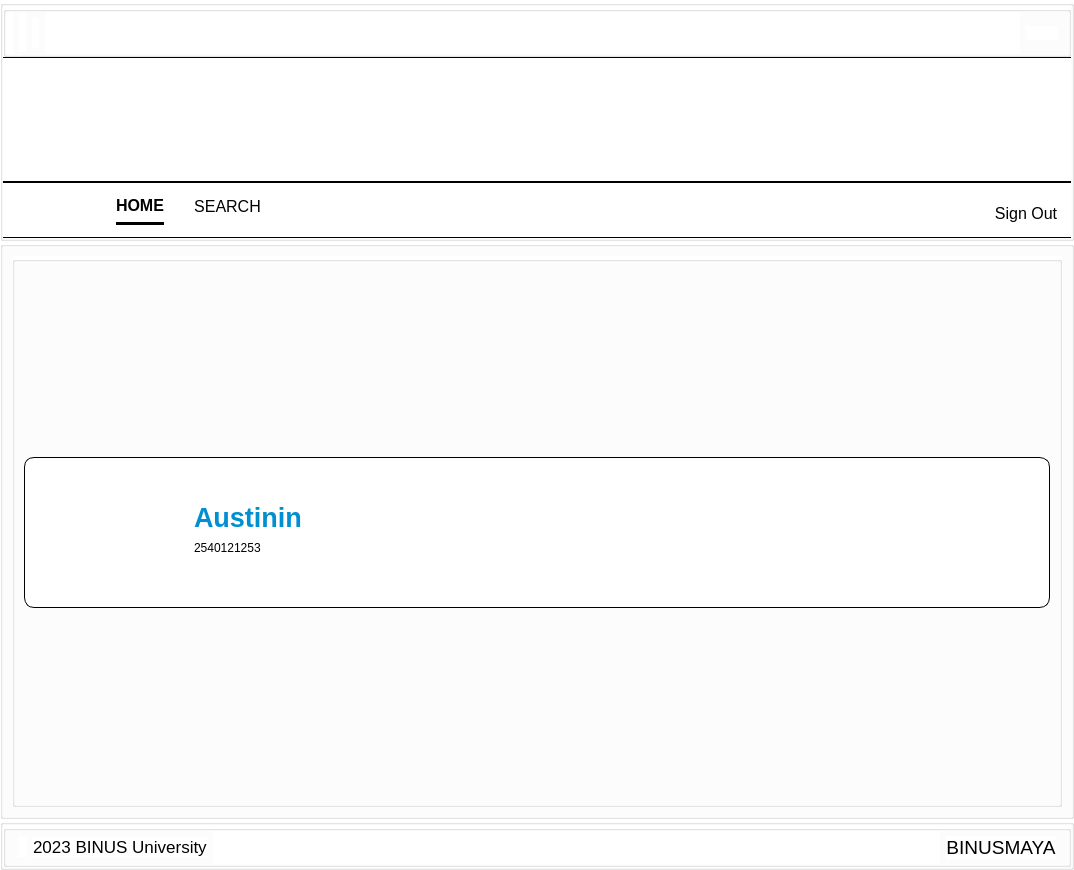
<?xml version="1.0" encoding="UTF-8"?>
<ui version="4.0">
 <class>MainWindow</class>
 <widget class="QMainWindow" name="MainWindow">
  <property name="geometry">
   <rect>
    <x>0</x>
    <y>0</y>
    <width>1074</width>
    <height>870</height>
   </rect>
  </property>
  <property name="sizePolicy">
   <sizepolicy hsizetype="Expanding" vsizetype="Expanding">
    <horstretch>0</horstretch>
    <verstretch>0</verstretch>
   </sizepolicy>
  </property>
  <property name="windowTitle">
   <string>MainWindow</string>
  </property>
  <widget class="QWidget" name="centralwidget">
   <property name="sizePolicy">
    <sizepolicy hsizetype="Expanding" vsizetype="Expanding">
     <horstretch>0</horstretch>
     <verstretch>0</verstretch>
    </sizepolicy>
   </property>
   <layout class="QVBoxLayout" name="verticalLayout">
    <property name="spacing">
     <number>0</number>
    </property>
    <property name="sizeConstraint">
     <enum>QLayout::SetDefaultConstraint</enum>
    </property>
    <property name="leftMargin">
     <number>0</number>
    </property>
    <property name="topMargin">
     <number>0</number>
    </property>
    <property name="rightMargin">
     <number>0</number>
    </property>
    <property name="bottomMargin">
     <number>0</number>
    </property>
    <item>
     <widget class="QGroupBox" name="header">
      <property name="sizePolicy">
       <sizepolicy hsizetype="Expanding" vsizetype="Preferred">
        <horstretch>0</horstretch>
        <verstretch>0</verstretch>
       </sizepolicy>
      </property>
      <property name="maximumSize">
       <size>
        <width>16777215</width>
        <height>241</height>
       </size>
      </property>
      <property name="styleSheet">
       <string notr="true">background-color:white;</string>
      </property>
      <property name="title">
       <string/>
      </property>
      <layout class="QVBoxLayout" name="verticalLayout_3">
       <property name="spacing">
        <number>0</number>
       </property>
       <property name="leftMargin">
        <number>0</number>
       </property>
       <property name="topMargin">
        <number>0</number>
       </property>
       <property name="rightMargin">
        <number>0</number>
       </property>
       <property name="bottomMargin">
        <number>0</number>
       </property>
       <item>
        <layout class="QVBoxLayout" name="headerVLayout">
         <property name="spacing">
          <number>0</number>
         </property>
         <item>
          <widget class="QGroupBox" name="heder1">
           <property name="sizePolicy">
            <sizepolicy hsizetype="Expanding" vsizetype="Preferred">
             <horstretch>0</horstretch>
             <verstretch>0</verstretch>
            </sizepolicy>
           </property>
           <property name="styleSheet">
            <string notr="true">*{
	background-color:white;
	border-bottom: 2px solid black;
}

#BinusLabel{
border:none;
}

#InternLabel{
border:none;
}

#MoreLabel{
border:none;
}

#Profilepng{
border:none;
}</string>
           </property>
           <property name="title">
            <string/>
           </property>
           <layout class="QHBoxLayout" name="horizontalLayout_4">
            <property name="leftMargin">
             <number>0</number>
            </property>
            <property name="topMargin">
             <number>0</number>
            </property>
            <property name="rightMargin">
             <number>10</number>
            </property>
            <property name="bottomMargin">
             <number>0</number>
            </property>
            <item>
             <layout class="QHBoxLayout" name="heder1HLayout">
              <item>
               <widget class="QLabel" name="MoreLabel">
                <property name="maximumSize">
                 <size>
                  <width>50</width>
                  <height>50</height>
                 </size>
                </property>
                <property name="text">
                 <string/>
                </property>
                <property name="pixmap">
                 <pixmap resource="test.qrc">:/logo/assets/aa.jpg</pixmap>
                </property>
                <property name="scaledContents">
                 <bool>true</bool>
                </property>
                <property name="margin">
                 <number>10</number>
                </property>
               </widget>
              </item>
              <item>
               <widget class="QLabel" name="BinusLabel">
                <property name="maximumSize">
                 <size>
                  <width>180</width>
                  <height>39</height>
                 </size>
                </property>
                <property name="baseSize">
                 <size>
                  <width>1</width>
                  <height>0</height>
                 </size>
                </property>
                <property name="text">
                 <string/>
                </property>
                <property name="pixmap">
                 <pixmap resource="test.qrc">:/logo/assets/binuslogo.jpg</pixmap>
                </property>
                <property name="scaledContents">
                 <bool>true</bool>
                </property>
               </widget>
              </item>
              <item>
               <widget class="QLabel" name="InternLabel">
                <property name="maximumSize">
                 <size>
                  <width>300</width>
                  <height>30</height>
                 </size>
                </property>
                <property name="text">
                 <string/>
                </property>
                <property name="pixmap">
                 <pixmap resource="test.qrc">:/logo/assets/intern.jpg</pixmap>
                </property>
                <property name="scaledContents">
                 <bool>true</bool>
                </property>
               </widget>
              </item>
             </layout>
            </item>
            <item>
             <widget class="QGroupBox" name="BlenkH1">
              <property name="sizePolicy">
               <sizepolicy hsizetype="Expanding" vsizetype="Expanding">
                <horstretch>0</horstretch>
                <verstretch>0</verstretch>
               </sizepolicy>
              </property>
              <property name="styleSheet">
               <string notr="true">border: none;</string>
              </property>
              <property name="title">
               <string/>
              </property>
             </widget>
            </item>
            <item>
             <widget class="QPushButton" name="ProfButton">
              <property name="sizePolicy">
               <sizepolicy hsizetype="Fixed" vsizetype="Fixed">
                <horstretch>0</horstretch>
                <verstretch>0</verstretch>
               </sizepolicy>
              </property>
              <property name="styleSheet">
               <string notr="true">border:none;</string>
              </property>
              <property name="text">
               <string/>
              </property>
              <property name="icon">
               <iconset resource="test.qrc">
                <normaloff>:/logo/assets/1A.jpg</normaloff>:/logo/assets/1A.jpg</iconset>
              </property>
              <property name="iconSize">
               <size>
                <width>45</width>
                <height>45</height>
               </size>
              </property>
             </widget>
            </item>
           </layout>
          </widget>
         </item>
         <item>
          <widget class="QGroupBox" name="heder2">
           <property name="sizePolicy">
            <sizepolicy hsizetype="Expanding" vsizetype="Preferred">
             <horstretch>0</horstretch>
             <verstretch>0</verstretch>
            </sizepolicy>
           </property>
           <property name="minimumSize">
            <size>
             <width>0</width>
             <height>125</height>
            </size>
           </property>
           <property name="styleSheet">
            <string notr="true">*{
	border-top: 0.5px solid black;
	border-bottom: 0.5px solid black;
}</string>
           </property>
           <property name="title">
            <string/>
           </property>
           <widget class="QLabel" name="BinusLogo">
            <property name="geometry">
             <rect>
              <x>40</x>
              <y>0</y>
              <width>181</width>
              <height>125</height>
             </rect>
            </property>
            <property name="text">
             <string/>
            </property>
            <property name="pixmap">
             <pixmap resource="test.qrc">:/logo/assets/login2.jpg</pixmap>
            </property>
            <property name="scaledContents">
             <bool>true</bool>
            </property>
           </widget>
          </widget>
         </item>
         <item>
          <widget class="QGroupBox" name="heder3">
           <property name="sizePolicy">
            <sizepolicy hsizetype="Expanding" vsizetype="Preferred">
             <horstretch>100</horstretch>
             <verstretch>0</verstretch>
            </sizepolicy>
           </property>
           <property name="maximumSize">
            <size>
             <width>16777215</width>
             <height>56</height>
            </size>
           </property>
           <property name="styleSheet">
            <string notr="true">*{
	border-top: 0.5px solid black;
	border-bottom: 0.5px solid black;
}</string>
           </property>
           <property name="title">
            <string/>
           </property>
           <property name="alignment">
            <set>Qt::AlignRight|Qt::AlignTrailing|Qt::AlignVCenter</set>
           </property>
           <layout class="QHBoxLayout" name="horizontalLayout_2">
            <item>
             <widget class="QGroupBox" name="BLenk">
              <property name="sizePolicy">
               <sizepolicy hsizetype="Minimum" vsizetype="Expanding">
                <horstretch>0</horstretch>
                <verstretch>0</verstretch>
               </sizepolicy>
              </property>
              <property name="styleSheet">
               <string notr="true">border:none;</string>
              </property>
              <layout class="QHBoxLayout" name="horizontalLayout" stretch="0,0,0">
               <property name="sizeConstraint">
                <enum>QLayout::SetMaximumSize</enum>
               </property>
               <property name="leftMargin">
                <number>0</number>
               </property>
               <property name="topMargin">
                <number>0</number>
               </property>
               <property name="rightMargin">
                <number>0</number>
               </property>
               <property name="bottomMargin">
                <number>0</number>
               </property>
               <item>
                <widget class="QGroupBox" name="heder3HLayout">
                 <property name="styleSheet">
                  <string notr="true">border:none;
border-color: white;</string>
                 </property>
                 <property name="title">
                  <string/>
                 </property>
                 <property name="alignment">
                  <set>Qt::AlignCenter</set>
                 </property>
                 <layout class="QHBoxLayout" name="horizontalLayout_3">
                  <property name="spacing">
                   <number>30</number>
                  </property>
                  <property name="leftMargin">
                   <number>100</number>
                  </property>
                  <property name="topMargin">
                   <number>0</number>
                  </property>
                  <property name="rightMargin">
                   <number>0</number>
                  </property>
                  <property name="bottomMargin">
                   <number>0</number>
                  </property>
                  <item>
                   <widget class="QPushButton" name="HomeButton">
                    <property name="sizePolicy">
                     <sizepolicy hsizetype="Fixed" vsizetype="Preferred">
                      <horstretch>0</horstretch>
                      <verstretch>0</verstretch>
                     </sizepolicy>
                    </property>
                    <property name="font">
                     <font>
                      <pointsize>12</pointsize>
                      <weight>75</weight>
                      <bold>true</bold>
                     </font>
                    </property>
                    <property name="styleSheet">
                     <string notr="true">border: none;
border-bottom: 3px solid black;
padding-bottom:10px;</string>
                    </property>
                    <property name="text">
                     <string>HOME</string>
                    </property>
                   </widget>
                  </item>
                  <item>
                   <widget class="QPushButton" name="SearchButton">
                    <property name="sizePolicy">
                     <sizepolicy hsizetype="Preferred" vsizetype="Fixed">
                      <horstretch>0</horstretch>
                      <verstretch>0</verstretch>
                     </sizepolicy>
                    </property>
                    <property name="font">
                     <font>
                      <pointsize>12</pointsize>
                      <weight>50</weight>
                      <bold>false</bold>
                      <underline>false</underline>
                     </font>
                    </property>
                    <property name="styleSheet">
                     <string notr="true">border: none;

padding-bottom:10px;</string>
                    </property>
                    <property name="text">
                     <string>SEARCH</string>
                    </property>
                   </widget>
                  </item>
                 </layout>
                </widget>
               </item>
               <item>
                <widget class="QGroupBox" name="BlankH3">
                 <property name="sizePolicy">
                  <sizepolicy hsizetype="Expanding" vsizetype="Preferred">
                   <horstretch>0</horstretch>
                   <verstretch>0</verstretch>
                  </sizepolicy>
                 </property>
                 <property name="minimumSize">
                  <size>
                   <width>0</width>
                   <height>0</height>
                  </size>
                 </property>
                 <property name="maximumSize">
                  <size>
                   <width>16777215</width>
                   <height>30</height>
                  </size>
                 </property>
                 <property name="styleSheet">
                  <string notr="true">border:none;</string>
                 </property>
                 <property name="title">
                  <string/>
                 </property>
                </widget>
               </item>
               <item>
                <widget class="QPushButton" name="SignOutButton">
                 <property name="sizePolicy">
                  <sizepolicy hsizetype="Preferred" vsizetype="Minimum">
                   <horstretch>0</horstretch>
                   <verstretch>0</verstretch>
                  </sizepolicy>
                 </property>
                 <property name="minimumSize">
                  <size>
                   <width>0</width>
                   <height>30</height>
                  </size>
                 </property>
                 <property name="font">
                  <font>
                   <pointsize>12</pointsize>
                  </font>
                 </property>
                 <property name="layoutDirection">
                  <enum>Qt::RightToLeft</enum>
                 </property>
                 <property name="styleSheet">
                  <string notr="true">border:none;</string>
                 </property>
                 <property name="text">
                  <string>Sign Out</string>
                 </property>
                 <property name="icon">
                  <iconset resource="test.qrc">
                   <normaloff>:/logo/assets/log-out.svg</normaloff>:/logo/assets/log-out.svg</iconset>
                 </property>
                 <property name="iconSize">
                  <size>
                   <width>30</width>
                   <height>30</height>
                  </size>
                 </property>
                 <property name="checkable">
                  <bool>false</bool>
                 </property>
                 <property name="checked">
                  <bool>false</bool>
                 </property>
                </widget>
               </item>
              </layout>
             </widget>
            </item>
           </layout>
          </widget>
         </item>
        </layout>
       </item>
      </layout>
     </widget>
    </item>
    <item>
     <widget class="QGroupBox" name="content">
      <property name="sizePolicy">
       <sizepolicy hsizetype="Expanding" vsizetype="Preferred">
        <horstretch>0</horstretch>
        <verstretch>0</verstretch>
       </sizepolicy>
      </property>
      <property name="minimumSize">
       <size>
        <width>0</width>
        <height>0</height>
       </size>
      </property>
      <property name="autoFillBackground">
       <bool>false</bool>
      </property>
      <property name="styleSheet">
       <string notr="true">background-color:white;
</string>
      </property>
      <property name="title">
       <string/>
      </property>
      <layout class="QHBoxLayout" name="horizontalLayout_8">
       <item>
        <widget class="QGroupBox" name="groupBox">
         <property name="sizePolicy">
          <sizepolicy hsizetype="Expanding" vsizetype="Preferred">
           <horstretch>0</horstretch>
           <verstretch>0</verstretch>
          </sizepolicy>
         </property>
         <property name="title">
          <string/>
         </property>
         <layout class="QHBoxLayout" name="horizontalLayout_7">
          <item>
           <widget class="QGroupBox" name="mid">
            <property name="sizePolicy">
             <sizepolicy hsizetype="MinimumExpanding" vsizetype="Fixed">
              <horstretch>0</horstretch>
              <verstretch>0</verstretch>
             </sizepolicy>
            </property>
            <property name="minimumSize">
             <size>
              <width>800</width>
              <height>151</height>
             </size>
            </property>
            <property name="maximumSize">
             <size>
              <width>2000</width>
              <height>151</height>
             </size>
            </property>
            <property name="styleSheet">
             <string notr="true">background-color: white;
border-width:1px;
color:black;
border-radius: 10px;
border-color: black;
border-style: solid;
</string>
            </property>
            <property name="title">
             <string/>
            </property>
            <widget class="QLabel" name="user_2">
             <property name="geometry">
              <rect>
               <x>20</x>
               <y>10</y>
               <width>131</width>
               <height>131</height>
              </rect>
             </property>
             <property name="font">
              <font>
               <kerning>true</kerning>
              </font>
             </property>
             <property name="cursor">
              <cursorShape>ArrowCursor</cursorShape>
             </property>
             <property name="styleSheet">
              <string notr="true">border-width:0px;
border-color: white;
</string>
             </property>
             <property name="frameShape">
              <enum>QFrame::NoFrame</enum>
             </property>
             <property name="lineWidth">
              <number>0</number>
             </property>
             <property name="text">
              <string/>
             </property>
             <property name="pixmap">
              <pixmap resource="test.qrc">:/logo/assets/1A.jpg</pixmap>
             </property>
             <property name="scaledContents">
              <bool>true</bool>
             </property>
             <property name="margin">
              <number>6</number>
             </property>
            </widget>
            <widget class="QLabel" name="labelname">
             <property name="geometry">
              <rect>
               <x>170</x>
               <y>40</y>
               <width>181</width>
               <height>41</height>
              </rect>
             </property>
             <property name="font">
              <font>
               <pointsize>20</pointsize>
               <weight>75</weight>
               <bold>true</bold>
              </font>
             </property>
             <property name="styleSheet">
              <string notr="true">border:none;
color: rgb(0, 143, 209)</string>
             </property>
             <property name="text">
              <string>Austinin</string>
             </property>
            </widget>
            <widget class="QLabel" name="labelnim">
             <property name="geometry">
              <rect>
               <x>170</x>
               <y>70</y>
               <width>181</width>
               <height>41</height>
              </rect>
             </property>
             <property name="font">
              <font>
               <pointsize>9</pointsize>
              </font>
             </property>
             <property name="styleSheet">
              <string notr="true">border:none;</string>
             </property>
             <property name="text">
              <string>2540121253</string>
             </property>
            </widget>
            <zorder>user_2</zorder>
            <zorder>labelnim</zorder>
            <zorder>labelname</zorder>
           </widget>
          </item>
         </layout>
        </widget>
       </item>
      </layout>
     </widget>
    </item>
    <item>
     <widget class="QGroupBox" name="footer">
      <property name="sizePolicy">
       <sizepolicy hsizetype="Expanding" vsizetype="Preferred">
        <horstretch>0</horstretch>
        <verstretch>0</verstretch>
       </sizepolicy>
      </property>
      <property name="minimumSize">
       <size>
        <width>0</width>
        <height>0</height>
       </size>
      </property>
      <property name="maximumSize">
       <size>
        <width>16777215</width>
        <height>51</height>
       </size>
      </property>
      <property name="styleSheet">
       <string notr="true">*{
background-color:white;
}</string>
      </property>
      <property name="title">
       <string/>
      </property>
      <layout class="QHBoxLayout" name="horizontalLayout_5">
       <property name="leftMargin">
        <number>0</number>
       </property>
       <property name="topMargin">
        <number>0</number>
       </property>
       <property name="rightMargin">
        <number>0</number>
       </property>
       <property name="bottomMargin">
        <number>0</number>
       </property>
       <item>
        <widget class="QGroupBox" name="isifuter">
         <property name="sizePolicy">
          <sizepolicy hsizetype="Expanding" vsizetype="Preferred">
           <horstretch>0</horstretch>
           <verstretch>0</verstretch>
          </sizepolicy>
         </property>
         <property name="title">
          <string/>
         </property>
         <layout class="QHBoxLayout" name="horizontalLayout_6">
          <property name="leftMargin">
           <number>12</number>
          </property>
          <property name="topMargin">
           <number>0</number>
          </property>
          <property name="rightMargin">
           <number>12</number>
          </property>
          <property name="bottomMargin">
           <number>0</number>
          </property>
          <item>
           <widget class="QLabel" name="copyrightLogo">
            <property name="sizePolicy">
             <sizepolicy hsizetype="Fixed" vsizetype="Fixed">
              <horstretch>0</horstretch>
              <verstretch>0</verstretch>
             </sizepolicy>
            </property>
            <property name="maximumSize">
             <size>
              <width>20</width>
              <height>20</height>
             </size>
            </property>
            <property name="font">
             <font>
              <pointsize>12</pointsize>
             </font>
            </property>
            <property name="text">
             <string/>
            </property>
            <property name="pixmap">
             <pixmap>:/logo/copyright.png</pixmap>
            </property>
            <property name="scaledContents">
             <bool>true</bool>
            </property>
           </widget>
          </item>
          <item>
           <widget class="QLabel" name="binusUniversity">
            <property name="sizePolicy">
             <sizepolicy hsizetype="Fixed" vsizetype="Fixed">
              <horstretch>0</horstretch>
              <verstretch>0</verstretch>
             </sizepolicy>
            </property>
            <property name="font">
             <font>
              <pointsize>13</pointsize>
             </font>
            </property>
            <property name="text">
             <string>2023 BINUS University</string>
            </property>
           </widget>
          </item>
          <item>
           <widget class="QGroupBox" name="blankFuter">
            <property name="sizePolicy">
             <sizepolicy hsizetype="Expanding" vsizetype="Expanding">
              <horstretch>0</horstretch>
              <verstretch>0</verstretch>
             </sizepolicy>
            </property>
            <property name="styleSheet">
             <string notr="true">border:none;</string>
            </property>
            <property name="title">
             <string/>
            </property>
           </widget>
          </item>
          <item>
           <widget class="QLabel" name="binusMaya">
            <property name="sizePolicy">
             <sizepolicy hsizetype="Fixed" vsizetype="Fixed">
              <horstretch>0</horstretch>
              <verstretch>0</verstretch>
             </sizepolicy>
            </property>
            <property name="font">
             <font>
              <pointsize>14</pointsize>
             </font>
            </property>
            <property name="text">
             <string>BINUSMAYA</string>
            </property>
            <property name="alignment">
             <set>Qt::AlignCenter</set>
            </property>
           </widget>
          </item>
         </layout>
        </widget>
       </item>
      </layout>
     </widget>
    </item>
   </layout>
  </widget>
 </widget>
 <resources>
  <include location="test.qrc"/>
  <include location="test.qrc"/>
  <include location="test.qrc"/>
 </resources>
 <connections/>
</ui>
